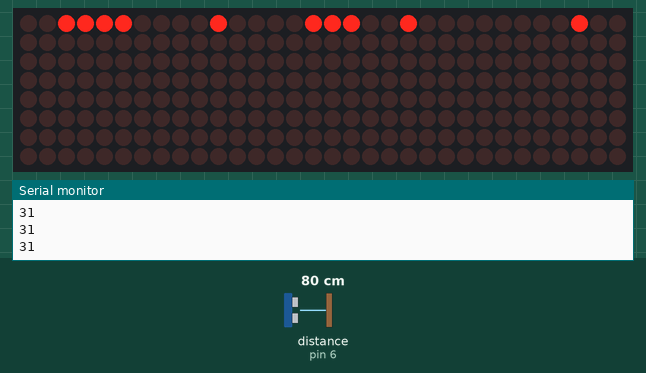
Bench run of a sketch on a simulated Arduino Uno, built with avr-gcc and run on an emulated ATmega328P. Parts: 32×8 LED matrix, the last lines printed to the serial monitor. The test bench sets the inputs (shaded band); at power-on: distance to the obstacle (sensor on pin 6) 80 cm. The echo pulse lasts 58.3 µs per cm.

Above: at 0.54 s.
At 1.01 s:
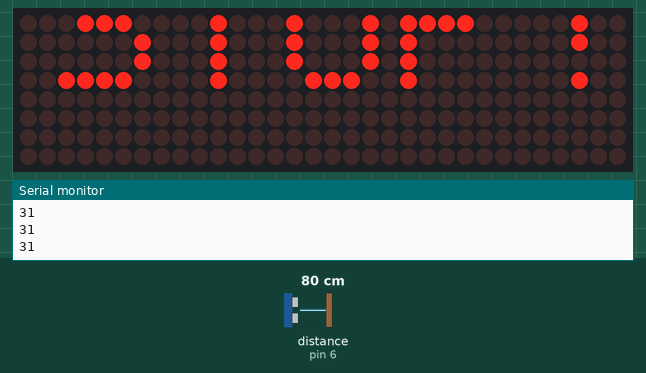
At 1.5 s:
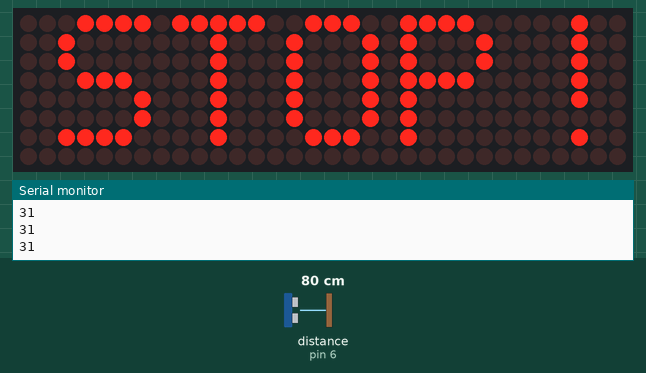
At 11.59 s:
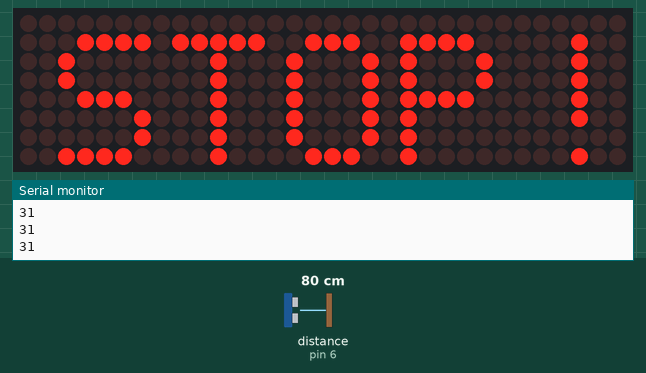
At 12.37 s:
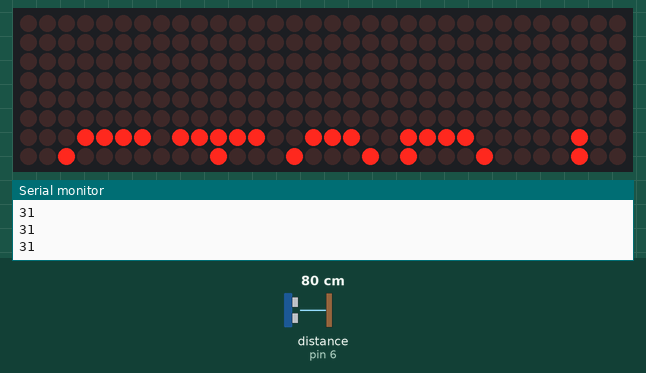
At 13.31 s:
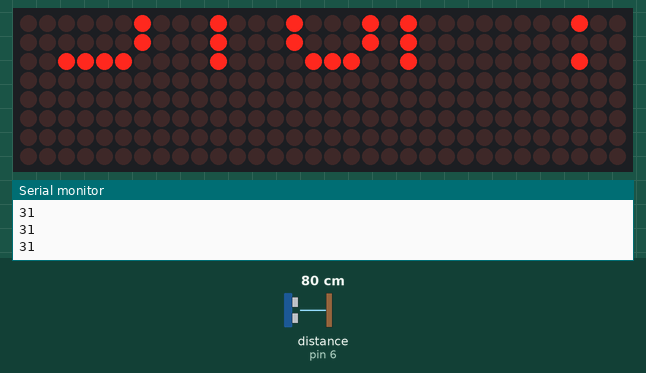

The sketch:

car-distance-sensor.ino
```cpp
//This code uses the third party library MD_Parola, created by MajicDesigns to control our LED Matrix
//This code uses the third party libarary NewPing, created by Tim Eckel to control our Ultrasonic Sensor

//Include the libraries that we will be using to make our lives much easier
#include <NewPing.h> //Library Docs https://bitbucket.org/teckel12/arduino-new-ping/wiki/Home
#include <MD_Parola.h> //Library Docs https://majicdesigns.github.io/MD_Parola/index.html
#include <SPI.h>


// Define the pins we will be using for the LED Matrix, how many 8X8 LED Matrix will be used
// Define the hardware type for the MD_Parola library to know what is being used, we are using FC16_HW
#define hardware_type MD_MAX72XX::FC16_HW
#define max_devices 4
#define clk_pin   13
#define data_pin  11
#define cs_pin    10

// MD_Parola library LED Matrix function constructor
MD_Parola ledMatrix(hardware_type, data_pin, clk_pin, cs_pin, max_devices);

int scrollSpeed = 0;    // How fast we want the text to scroll (lower the number the faster the speed)
textEffect_t scrollEffect = PA_SCROLL_DOWN; //Scroll the text DOWN, we can change to UP, LEFT, or RIGHT
textPosition_t scrollAlign = PA_CENTER; // Align text to the CENTER, we can also set it to LEFT or RIGHT
int scrollPause = 10000; // How long we want the text to sit at the end of the scroll (in milliseconds)

//Create the message as a string inside the "" section
#define  BUF_SIZE  75
char message[BUF_SIZE] = { "STOP !" };

//Define pins used for echo and trigger and the max distance for the Ultrasonic Sensor
#define trig_pin 5
#define echo_pin 6
#define maximum_distance 500

//New Ping library sensor function constructor
NewPing sonar(trig_pin, echo_pin, maximum_distance);


void setup()
{
  //Initialize the object data for the LED Matrix
  ledMatrix.begin();
  //Initiate the serial object
  Serial.begin(9600);
}


void loop()
{
  //Delay the next loop to allow for more accurate ping (in milliseconds)
  delay(150);
  //Create distance variable for using the sonar ping function
  int distance = sonar.ping_in();
  //Print the distance in serial monitor so we can see the distance
  Serial.println(distance);

  if (ledMatrix.displayAnimate()){
    //Set the distance of your car from the sensor, measured in Inches
    if ((distance <= 50) && (distance > 3)){
      ledMatrix.displayText(message, scrollAlign, scrollSpeed, scrollPause, scrollEffect, scrollEffect);
      ledMatrix.displayReset();
    }
  }

}
```

Measured:
- by itself, everything shown: repeats every 12.5 s, in 15 steps
- what the display in image 2 shows lasts 10.1 s, from 1.4 s to 11.5 s
